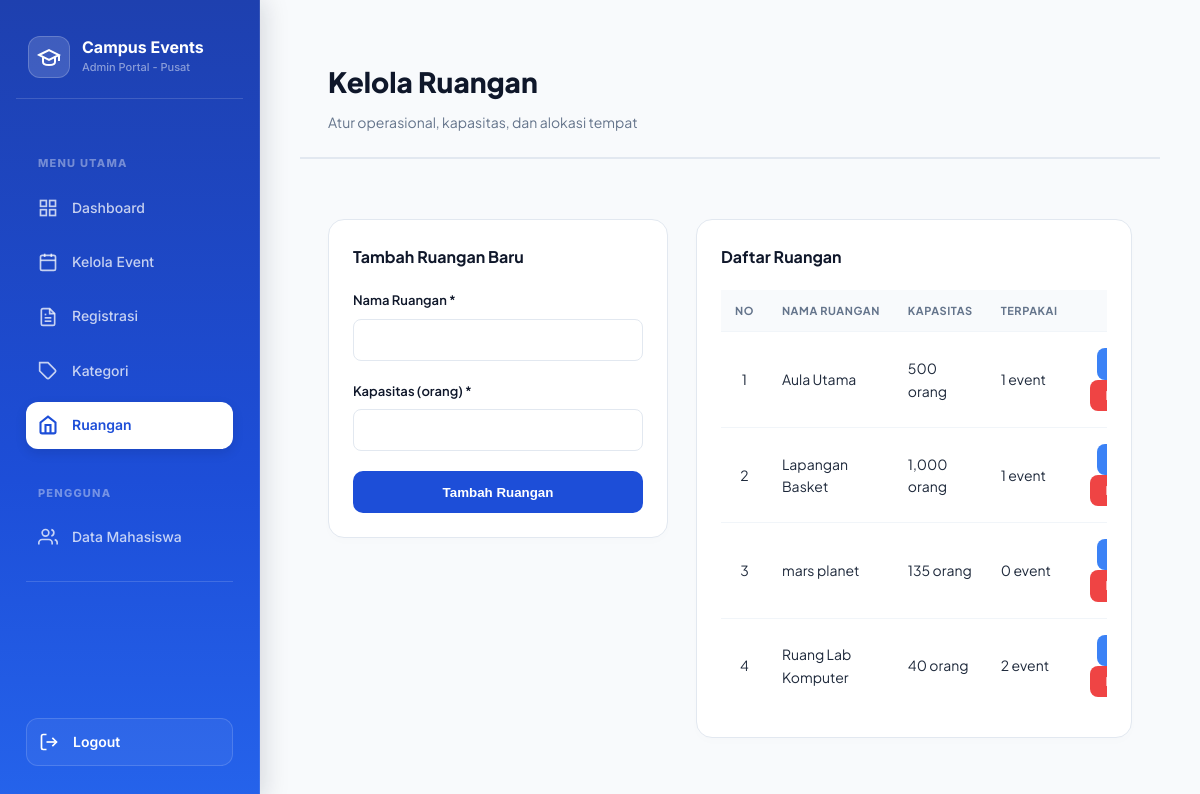
/pages/admin/ruangan.php (signed in), run on the app's committed database.
### tables this page shows
CREATE TABLE `ruangan` (
  `id_ruangan` int NOT NULL,
  `nama_ruangan` varchar(100) NOT NULL,
  `kapasitas` int NOT NULL
);

### pages/admin/ruangan.php (the view, shortened to what this page needs)
<?php
require_once '../../config/koneksi.php';
$edit_data = null;
$list_ruangan = mysqli_query($koneksi,
    "SELECT r.*, COUNT(e.id_event) as jumlah_event
     FROM ruangan r
     LEFT JOIN event e ON r.id_ruangan = e.id_ruangan
     GROUP BY r.id_ruangan
     ORDER BY r.nama_ruangan"
);
?>
<?php include '../../includes/header.php'; ?>
<div class="app-wrapper">
    <?php include '../../includes/sidebar_admin.php'; ?>
    <main class="main-content">
        <div class="topbar">
            <div style="display: flex; align-items: center;">
                <div>
                    <div class="topbar-judul">Kelola Ruangan</div>
                    <div class="topbar-sub">Atur operasional, kapasitas, dan alokasi tempat</div>
                </div>
            </div>
        </div>
        <div class="page-content">
            <div class="grid-container">
                <div class="card">
                    <h3 class="card-judul-inline"><?= $edit_data ? 'Edit Data Ruangan' : 'Tambah Ruangan Baru' ?></h3>
                    <form method="POST">
                        <div class="form-grup">
                            <label>Nama Ruangan *</label>
                            <input type="text" class="input-premium" name="nama_ruangan" required value="<?= htmlspecialchars($edit_data['nama_ruangan'] ?? '') ?>">
                        </div>
                        <div class="form-grup">
                            <label>Kapasitas (orang) *</label>
                            <input type="number" class="input-premium" name="kapasitas" min="1" required value="<?= htmlspecialchars($edit_data['kapasitas'] ?? '') ?>">
                        </div>
                        <button type="submit" class="btn-submit"><?= $edit_data ? 'Simpan Perubahan' : 'Tambah Ruangan' ?></button>
                    </form>
                </div>
                <div class="card">
                    <h3 class="card-judul-inline">Daftar Ruangan</h3>
                    <div class="tabel-wrapper">
                        <table>
                            <thead>
                                <tr>
                                    <th style="text-align: center;">No</th>
                                    <th>Nama Ruangan</th>
                                    <th>Kapasitas</th>
                                    <th>Terpakai</th>
                                    <th style="text-align: center;">Aksi</th>
                                </tr>
                            </thead>
                            <tbody>
                                <?php if (mysqli_num_rows($list_ruangan) === 0): ?>
                                    <tr><td colspan="5" style="text-align: center; padding: 40px; color: var(--text-muted);">Belum ada ruangan terdaftar.</td></tr>
                                <?php else: $no = 1; while ($row = mysqli_fetch_assoc($list_ruangan)): ?>
                                <tr>
                                    <td style="text-align: center;"><?= $no++ ?></td>
                                    <td><?= htmlspecialchars($row['nama_ruangan']) ?></td>
                                    <td><?= number_format($row['kapasitas']) ?> orang</td>
                                    <td><?= $row['jumlah_event'] ?> event</td>
                                    <td style="text-align: center;">
                                        <a href="?aksi=edit&id=<?= $row['id_ruangan'] ?>" class="btn-aksi btn-edit">Edit</a>
                                        <a href="#" onclick="konfirmasiHapus('?aksi=hapus&id=<?= $row['id_ruangan'] ?>', '<?= htmlspecialchars($row['nama_ruangan']) ?>')" class="btn-aksi btn-hapus">Hapus</a>
                                    </td>
                                </tr>
                                <?php endwhile; endif; ?>
                            </tbody>
                        </table>
                    </div>
                </div>
            </div>
        </div>
    </main>
</div>
<?php include '../../includes/footer.php'; ?>

### assets/css/style.css (style rules this page uses)
:root { --biru-utama: #1e40af; --biru-muda: #3b82f6; --biru-gelap: #1e3a8a; --biru-bg: #eff6ff; --putih: #ffffff; --abu-terang: #f8fafc; --abu-border: #e2e8f0; --abu-teks: #64748b; --gelap: #1e293b; --hijau: #059669; --merah: #dc2626; --kuning: #d97706; --sidebar-w: 240px; --radius: 10px; --shadow: 0 1px 3px rgba(0,0,0,.08), 0 1px 2px rgba(0,0,0,.04); --shadow-md: 0 4px 12px rgba(0,0,0,.1); }
*, *::before, *::after { box-sizing: border-box; margin: 0; padding: 0; }
body { font-family: 'Plus Jakarta Sans', sans-serif; background: var(--abu-terang); color: var(--gelap); line-height: 1.6; font-size: 14px; }
a { text-decoration: none; color: inherit; }
.app-wrapper { display: flex; min-height: 100vh; }
.main-content { margin-left: var(--sidebar-w); flex: 1; display: flex; flex-direction: column; min-height: 100vh; }
.topbar { background: var(--putih); border-bottom: 1px solid var(--abu-border); padding: 14px 28px; display: flex; align-items: center; justify-content: space-between; position: sticky; top: 0; z-index: 50; }
.topbar-judul { font-size: 18px; font-weight: 700; }
.topbar-sub { font-size: 13px; color: var(--abu-teks); }
.page-content { padding: 24px 28px; flex: 1; }
.card { background: var(--putih); border: 1px solid var(--abu-border); border-radius: var(--radius); box-shadow: var(--shadow); overflow: hidden; }
.tabel-wrapper { overflow-x: auto; }
table { width: 100%; border-collapse: collapse; }
th { background: var(--abu-terang); color: var(--abu-teks); font-size: 11px; font-weight: 700; text-transform: uppercase; letter-spacing: .05em; padding: 10px 14px; text-align: left; border-bottom: 1px solid var(--abu-border); white-space: nowrap; }
td { padding: 12px 14px; border-bottom: 1px solid var(--abu-border); vertical-align: middle; font-size: 13px; }
tr:last-child td { border-bottom: none; }
.form-grup { margin-bottom: 16px; }
label { display: block; font-size: 13px; font-weight: 600; color: var(--gelap); margin-bottom: 6px; }
.form-kontrol, input[type="text"], input[type="email"], input[type="password"], input[type="date"], input[type="time"], input[type="number"], select, textarea { width: 100%; padding: 9px 12px; border: 1.5px solid var(--abu-border); border-radius: 8px; font-size: 13px; font-family: inherit; color: var(--gelap); background: var(--putih); transition: border-color .2s, box-shadow .2s; outline: none; }

### includes/header.php (style rules this page uses)
.page-content { animation: fadeInUp 0.4s ease; }

### includes/sidebar_admin.php (style rules this page uses)
:root { --royal-blue: #1d4ed8; --text-light: #ffffff; --text-ghost: rgba(255, 255, 255, 0.75); --text-label: rgba(255, 255, 255, 0.85); }

### data on the page
ruangan: nama_ruangan "Aula Utama", kapasitas "500", jumlah_event "1"
ruangan: nama_ruangan "Lapangan Basket", kapasitas "1,000", jumlah_event "1"
ruangan: nama_ruangan "mars planet", kapasitas "135", jumlah_event "0"
ruangan: nama_ruangan "Ruang Lab Komputer", kapasitas "40", jumlah_event "2"

### other printed values
$_SESSION['organisasi'] "Pusat"
